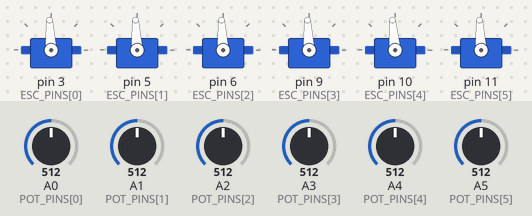
Recording of a sketch running on a simulated Arduino Uno, built with avr-gcc and run on an emulated ATmega328P. On the bench: 6 × servo. Inputs (shaded band) come from the test bench; at power-on: A4 (POT_PINS[4]) = 512, A5 (POT_PINS[5]) = 512, A0 (POT_PINS[0]) = 512, A1 (POT_PINS[1]) = 512, A2 (POT_PINS[2]) = 512, A3 (POT_PINS[3]) = 512. Random numbers use the default seed unless the sketch sets one; what the sketch prints to the serial monitor is not drawn.

Above: at 4.9 s.
5.0 s: A4 (POT_PINS[4]) set to 716
6.7 s: A5 (POT_PINS[5]) set to 545
Timing chart, 0 to 15.7 s (numbered marks = the images above; inputs shaded):
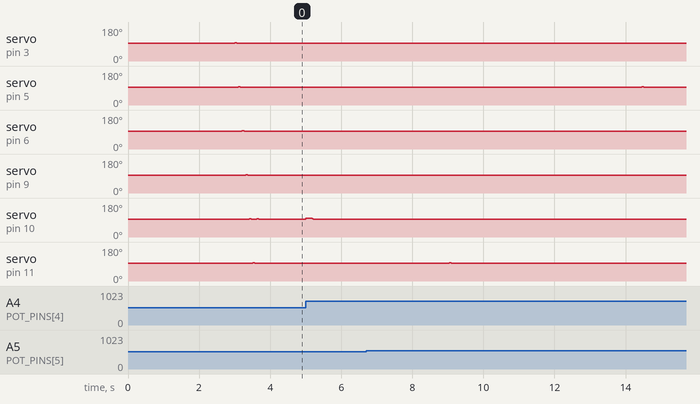

The sketch:

Sequential_Motor_Test.ino
```cpp
#include <Servo.h>

/* ===== Pins ===== */
const uint8_t ESC_PINS[6] = {3, 5, 6, 9, 10, 11};   // 1L,1R,2L,2R,3L,3R
const uint8_t POT_PINS[6] = {A0, A1, A2, A3, A4, A5};
const char*   NAMES[6]    = {"1L","1R","2L","2R","3L","3R"};

/* ===== ESC centered PWM ===== */
const int ESC_MID    = 1500;
const int MIN_OFFSET = 25;
const int MAX_OFFSET = 50;

/* ===== Angle↔Count calibration ===== */
const float ZERO_COUNT          = 520.0f;
const float DEG_PER_COUNT_LEFT  = -60.0f / (800.0f - 520.0f);
const float DEG_PER_COUNT_RIGHT = -60.0f / (240.0f - 520.0f);
const float CNT_PER_DEG_LEFT    = 1.0f / DEG_PER_COUNT_LEFT;   // -4.6667
const float CNT_PER_DEG_RIGHT   = 1.0f / DEG_PER_COUNT_RIGHT;  // +4.6667

enum Side { LEFT_SIDE, RIGHT_SIDE };
const Side SIDE[6] = {LEFT_SIDE, RIGHT_SIDE, LEFT_SIDE, RIGHT_SIDE, LEFT_SIDE, RIGHT_SIDE};

inline int angleToCounts(Side s, float deg) {
  return (int)lroundf(ZERO_COUNT + deg * ((s == LEFT_SIDE) ? CNT_PER_DEG_LEFT : CNT_PER_DEG_RIGHT));
}
inline float countsToAngle(Side s, int counts) {
  const float dpc = (s == LEFT_SIDE) ? DEG_PER_COUNT_LEFT : DEG_PER_COUNT_RIGHT;
  return (counts - ZERO_COUNT) * dpc;
}

/* ===== PD control (counts domain) ===== */
float Kp_us_per_count     = 0.0025f;
float Kd_us_per_cnt_per_s = 0.50f;
const float DERIV_LP_ALPHA = 0.12f;

/* ===== Arrival / hold / plan ===== */
const int   ARRIVE_TOL            = 10;       // ±counts
const unsigned long HOLD_MS       = 300;     // neutral hold after arrival/timeout
const unsigned long MOVE_TIMEOUT_MS = 5000;  // full time allowed to try
const int   N_POSES               = 200;
const float MIN_ANGLE             = -30.0f;   // random target range (deg)
const float MAX_ANGLE             =  60.0f;

/* ===== Safety (angle bounds only) ===== */
const float SAFE_MIN_DEG = -70.0f;
const float SAFE_MAX_DEG =  90.0f;

/* ===== State ===== */
Servo esc[6];
int   plusEffect[6] = {-1,-1,-1,-1,-1,-1};  // calibrated at start
float lastCounts[6] = {NAN,NAN,NAN,NAN,NAN,NAN};
float vel_filt[6]   = {0,0,0,0,0,0};
unsigned long lastMicros = 0;

int   poseIdx = 0;
int   activeMotor = -1;
float targetDeg = 0.0f;
int   targetCounts = 0;

bool  moving = false;
bool  holding = false;
unsigned long poseStart = 0;
unsigned long holdStart = 0;
unsigned long snapshotMillis = 0;
unsigned long reach_ms = 0;
bool  finished = false;

/* Snapshot captured exactly when we enter HOLD (arrival or timeout) */
float snapDeg[6];
bool  snapReached = false;

/* ===== Helpers ===== */
int readPotFiltered(uint8_t pin) {
  long s=0; for (int i=0;i<8; ++i) s += analogRead(pin);
  return (int)(s>>3);
}

void calibrateDirection(Servo& e, uint8_t potPin, int &plusEff) {
  int r0 = readPotFiltered(potPin);
  e.writeMicroseconds(ESC_MID + 30);
  delay(60);
  e.writeMicroseconds(ESC_MID);
  delay(40);
  int r1 = readPotFiltered(potPin);
  plusEff = (r1 > r0) ? +1 : -1;   // +μs increased counts?
}

int pdToPulse(float u_us) {
  int sign = (u_us > 0) ? +1 : (u_us < 0 ? -1 : 0);
  int mag  = (int)fabs(u_us);
  if (mag < MIN_OFFSET) mag = MIN_OFFSET;
  if (mag > MAX_OFFSET) mag = MAX_OFFSET;
  return ESC_MID + sign * mag;
}

void neutralAll() { for (int k=0;k<6; ++k) esc[k].writeMicroseconds(ESC_MID); }

void beginNewPose() {
  activeMotor = random(0, 6);

  long r = random((long)MIN_ANGLE, (long)MAX_ANGLE + 1); // integer degrees
  if (r < (long)MIN_ANGLE) r = (long)MIN_ANGLE;
  if (r > (long)MAX_ANGLE) r = (long)MAX_ANGLE;
  targetDeg = (float)r;
  targetCounts = angleToCounts(SIDE[activeMotor], targetDeg);

  // Recalibrate direction at pose start
  calibrateDirection(esc[activeMotor], POT_PINS[activeMotor], plusEffect[activeMotor]);

  moving = true;
  holding = false;
  poseStart = millis();
  lastCounts[activeMotor] = NAN;
  vel_filt[activeMotor]   = 0.0f;
}

/* ===== Arduino ===== */
void setup() {
  Serial.begin(115200);
  randomSeed((unsigned long)micros());

  for (int i=0;i<6; ++i) {
    pinMode(POT_PINS[i], INPUT);
    esc[i].attach(ESC_PINS[i]);
    esc[i].writeMicroseconds(ESC_MID);
  }
  delay(3000); // arming

  for (int i=0;i<6; ++i) calibrateDirection(esc[i], POT_PINS[i], plusEffect[i]);
  lastMicros = micros();

  // CSV header
  Serial.println(F("pose,active,target_deg,status,reach_ms,last_1L_deg,last_1R_deg,last_2L_deg,last_2R_deg,last_3L_deg,last_3R_deg"));

  beginNewPose();
}

void loop() {
  if (finished) return;

  // Timing
  unsigned long nowMicros = micros();
  float dt_s = (nowMicros - lastMicros) / 1e6f;
  if (dt_s <= 0) dt_s = 1e-3f;
  lastMicros = nowMicros;

  // Read all channels
  int raw[6]; float ang[6];
  for (int k=0;k<6; ++k) {
    raw[k] = readPotFiltered(POT_PINS[k]);
    ang[k] = countsToAngle(SIDE[k], raw[k]);
  }

  // Neutral non-active motors
  for (int k=0;k<6; ++k) if (k != activeMotor) esc[k].writeMicroseconds(ESC_MID);

  // Control active motor
  int i = activeMotor;
  if (!holding) {
    // derivative for D-term
    if (isnan(lastCounts[i])) lastCounts[i] = raw[i];
    float vel_cnt_s = (raw[i] - lastCounts[i]) / dt_s;
    lastCounts[i] = raw[i];
    vel_filt[i] = (1.0f - DERIV_LP_ALPHA)*vel_filt[i] + DERIV_LP_ALPHA*vel_cnt_s;

    bool timedOut = (millis() - poseStart) > MOVE_TIMEOUT_MS;

    int err  = targetCounts - raw[i];
    int aerr = abs(err);

    if (aerr <= ARRIVE_TOL || timedOut) {
      // ARRIVE or TIMEOUT → neutral, SNAPSHOT NOW, start hold
      esc[i].writeMicroseconds(ESC_MID);

      for (int k=0;k<6; ++k) snapDeg[k] = ang[k];
      int finalErrCounts = abs(targetCounts - raw[i]);
      snapReached = (!timedOut) && (finalErrCounts <= ARRIVE_TOL);

      snapshotMillis = millis();            // <-- stamp
      reach_ms = snapshotMillis - poseStart; // <-- how long this pose took
      holdStart = snapshotMillis;
      holding = true;
    } else {
      // keep trying until tolerance or full timeout
      float u_base = Kp_us_per_count * (float)err - Kd_us_per_cnt_per_s * vel_filt[i];
      int desiredSignCounts = (err > 0) ? +1 : -1;
      int sideSign          = (plusEffect[i] == desiredSignCounts) ? +1 : -1;
      float u_signed        = sideSign * fabs(u_base);
      int pwm               = pdToPulse(u_signed);
      esc[i].writeMicroseconds(pwm);
    }
  } else {
    // Holding: stay neutral
    esc[i].writeMicroseconds(ESC_MID);
  }

  // End-of-hold → log the SNAPSHOT (arrival/timeout), then advance
  if (holding && (millis() - holdStart >= HOLD_MS)) {
    Serial.print(poseIdx + 1); Serial.print(",");
    Serial.print(NAMES[activeMotor]); Serial.print(",");
    Serial.print(targetDeg, 1); Serial.print(",");
    Serial.print(snapReached ? "reached" : "not_reached"); Serial.print(",");
    Serial.print(reach_ms); Serial.print(","); // <-- new column
    Serial.print(snapDeg[0], 3); Serial.print(",");
    Serial.print(snapDeg[1], 3); Serial.print(",");
    Serial.print(snapDeg[2], 3); Serial.print(",");
    Serial.print(snapDeg[3], 3); Serial.print(",");
    Serial.print(snapDeg[4], 3); Serial.print(",");
    Serial.println(snapDeg[5], 3);

    // Next pose or finish
    poseIdx++;
    if (poseIdx >= N_POSES) {
      neutralAll();
      finished = true;
      return;
    } else {
      holding = false;
      beginNewPose();
    }
  }

}
```

Measured:
- after the input at 5.0 s, servo on pin 10 (ESC_PINS[4]): 95° → 98° at once, → 95° 0.18 s later
